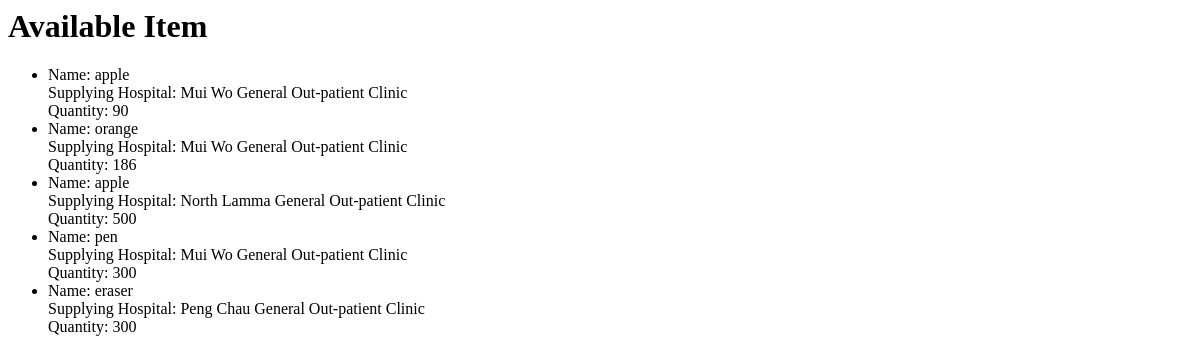
Before: /asp/items with the older database file.
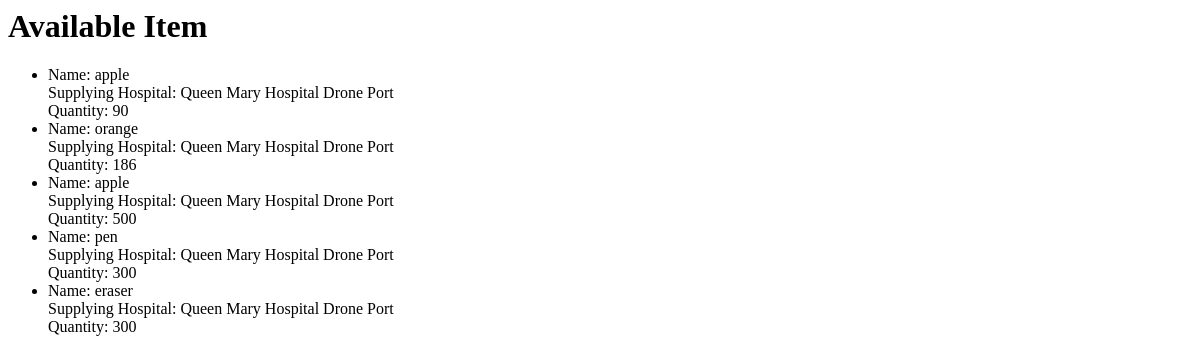
After: the same page with the newer database file.
### asp/models.py (models this page shows, shortened)
class Available_Item(models.Model):
    item_abstract = models.ForeignKey(Item, on_delete=models.CASCADE)
    supplying_hospital = models.ForeignKey(Hospital, on_delete=models.CASCADE)
    quantity = models.PositiveIntegerField(default = 0)

class Item(models.Model):
    name = models.CharField(max_length = 200)
    category = models.ForeignKey(Category, on_delete=models.CASCADE)
    description = models.CharField(max_length = 200)
    weight = models.FloatField(default = 0)

class Hospital(models.Model):
    SUPPLY='SP'
    DEMAND='DM'
    ROLES = (
        (SUPPLY, 'Supplying Hospital'),
        (DEMAND, 'Demanding Hospital')
    )
    name = models.CharField(max_length = 200)
    latitude = models.FloatField()
    longtitude = models.FloatField()
    altitude = models.FloatField()
    role = models.CharField(
        max_length = 2,
        choices = ROLES,
        default = DEMAND
    )
    def __str__(self):
        return f"{self.name}"

### asp/views.py (the view)
# urls.py: path('items', views.ItemsViewAll.as_view(), name='items'),
class ItemsViewAll(ListView):
    model = Available_Item

### asp/templates/asp/available_item_list.html (shortened to what this page needs)
<h1>Available Item</h1>
<ul>
{% for item in available_item_list %}
    <li>
        Name: {{ item.item_abstract.name }}
        <br>
        Supplying Hospital: {{ item.supplying_hospital }}
        <br>
        Quantity: {{ item.quantity }}
    </li>
{% empty %}
    <li>No item yet</li>
{% endfor %}
</ul>

Changed rows visible on the page:
changed Available_Item (number 1 of 5 on the later page): supplying_hospital "Mui Wo General Out-patient Clinic" → "Queen Mary Hospital Drone Port"
changed Available_Item "orange": supplying_hospital "Mui Wo General Out-patient Clinic" → "Queen Mary Hospital Drone Port"
changed Available_Item (number 3 of 5 on the later page): supplying_hospital "North Lamma General Out-patient Clinic" → "Queen Mary Hospital Drone Port"
changed Available_Item "pen": supplying_hospital "Mui Wo General Out-patient Clinic" → "Queen Mary Hospital Drone Port"
changed Available_Item "eraser": supplying_hospital "Peng Chau General Out-patient Clinic" → "Queen Mary Hospital Drone Port"
